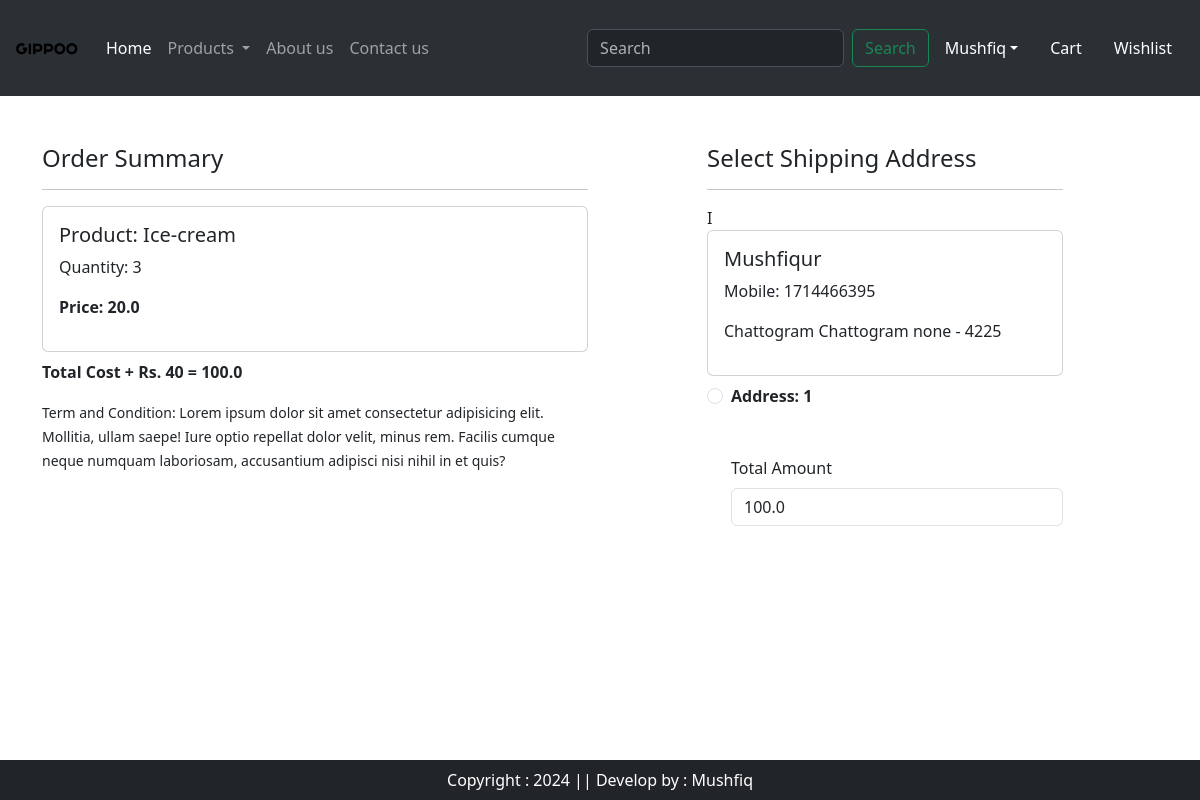
/checkout/ (signed in), run on an earlier commit of the app's database.
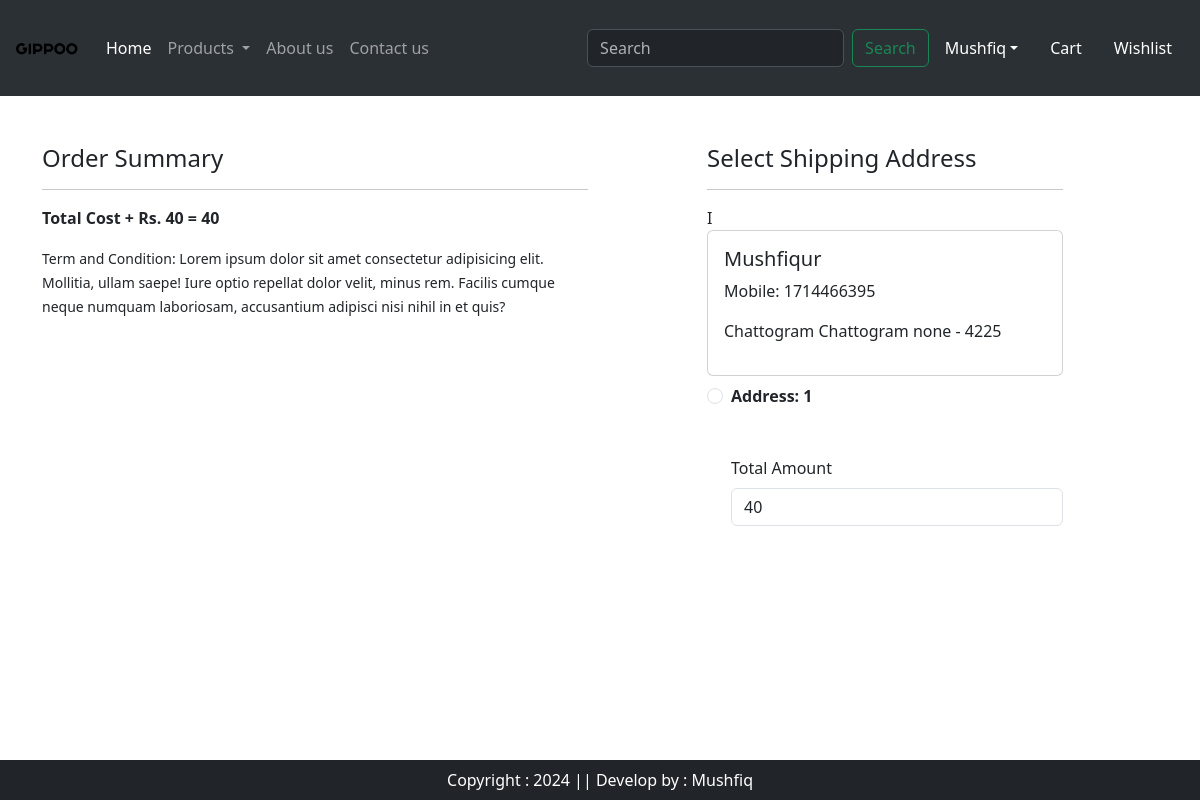
And on a later commit of the database.
### app/models.py (models this page shows, shortened)
class Cart (models.Model):
  user = models.ForeignKey(User, on_delete=models. CASCADE)
  product = models.ForeignKey(Product, on_delete=models.CASCADE)
  quantity = models.PositiveIntegerField(default=1)

class Product(models.Model):
  title = models.CharField(max_length=100)
  selling_price = models.FloatField()
  discounted_price = models.FloatField()
  description = models.TextField()
  composition = models.TextField(default="")
  prodapp = models.TextField(default='')
  category = models.CharField(choices=CATEGORY_CHOICES, max_length=2)
  product_image = models.ImageField( upload_to='product')

class Customer(models.Model):
  user = models.ForeignKey(User, on_delete=models.CASCADE)
  name = models.CharField( max_length=200)
  locality = models.CharField( max_length=200)
  city = models.CharField( max_length=50)
  mobile = models.IntegerField()
  zipcode = models.IntegerField()
  state = models.CharField( max_length=100)

### app/views.py (the view, shortened to what this page needs)
# urls.py: path('checkout/',views.checkout.as_view(),name='checkout'),
class checkout(View):
    def get(self, request):
        user = request.user
        add = Customer.objects.filter(user=user)
        cart_items = Cart.objects.filter(user=user)
        famount = 0
        for p in cart_items:
            value = p.quantity * p.product.discounted_price
            famount += value
        totalamount = famount + 40
        return render(request, 'app/checkout.html', locals())

### app/templates/app/checkout.html (shortened to what this page needs)
{% extends 'app/base.html' %} {% load static %} {% block main-content %}
<div class="container">
  <div class="row mt-5">
    <div class="col-sm-6">
      <h4>Order Summary</h4>
      <hr />
      {% for item in cart_items %}
      <div class="card mb-2">
        <div class="card-body">
          <h5>Product: {{item.product.title}}</h5>
          <p>Quantity: {{item.quantity}}</p>
          <p class="fw-bold">Price: {{item.product.discounted_price}}</p>
        </div>
      </div>
      {% endfor %}
      <p class="fw-bold">Total Cost + Rs. 40 = {{totalamount}}</p>
      <small
        >Term and Condition: Lorem ipsum dolor sit amet consectetur adipisicing
        elit. Mollitia, ullam saepe! Iure optio repellat dolor velit, minus rem.
        Facilis cumque neque numquam laboriosam, accusantium adipisci nisi nihil
        in et quis?</small
      >
    </div>
    <div class="col-sm-4 offset-sm-1">
      <h4>Select Shipping Address</h4>
      <hr />
      <form method="post" id="myform">
        {% csrf_token %} {% for ad in add %} I
        <div class="card">
          <div class="card-body">
            <h5>{{ad.name}}</h5>
            <p>Mobile: {{ad.mobile}}</p>
            <p>{{ad.locality}} {{ad.city}} {{ad.state}} - {{ad.zipcode}}</p>
          </div>
        </div>
        <div class="form-check mt-2 mb-5">
          <input
            class="form-check-input"
            type="radio"
            name="custid"
            id="custadd{{forloop.counter}}"
            value="{{ad.id}}"
          />
          <label
            class="form-check-label fw-bold"
            for="custadd{{forloop.counter}}"
            >Address: {{forloop.counter}}
          </label>
        </div>
        {% endfor %}
        <div class="form-check mb-3">
          <label for="totamount" class="form-label">Total Amount</label>
          <input
            type="number"
            class="form-control"
            name="totamount"
            value="{{totalamount}}"
            readonly
          />
        </div>
      </form>
    </div>
  </div>
</div>
{% endblock main-content %}

What changed in the data, as far as the page shows it:
removed Cart: product "Ice-cream", quantity "3", product.discounted_price "20.0"
Also different on the page:
{{ totalamount }}: "100.0" → "40"
form field totamount: "100.0" → "40"
